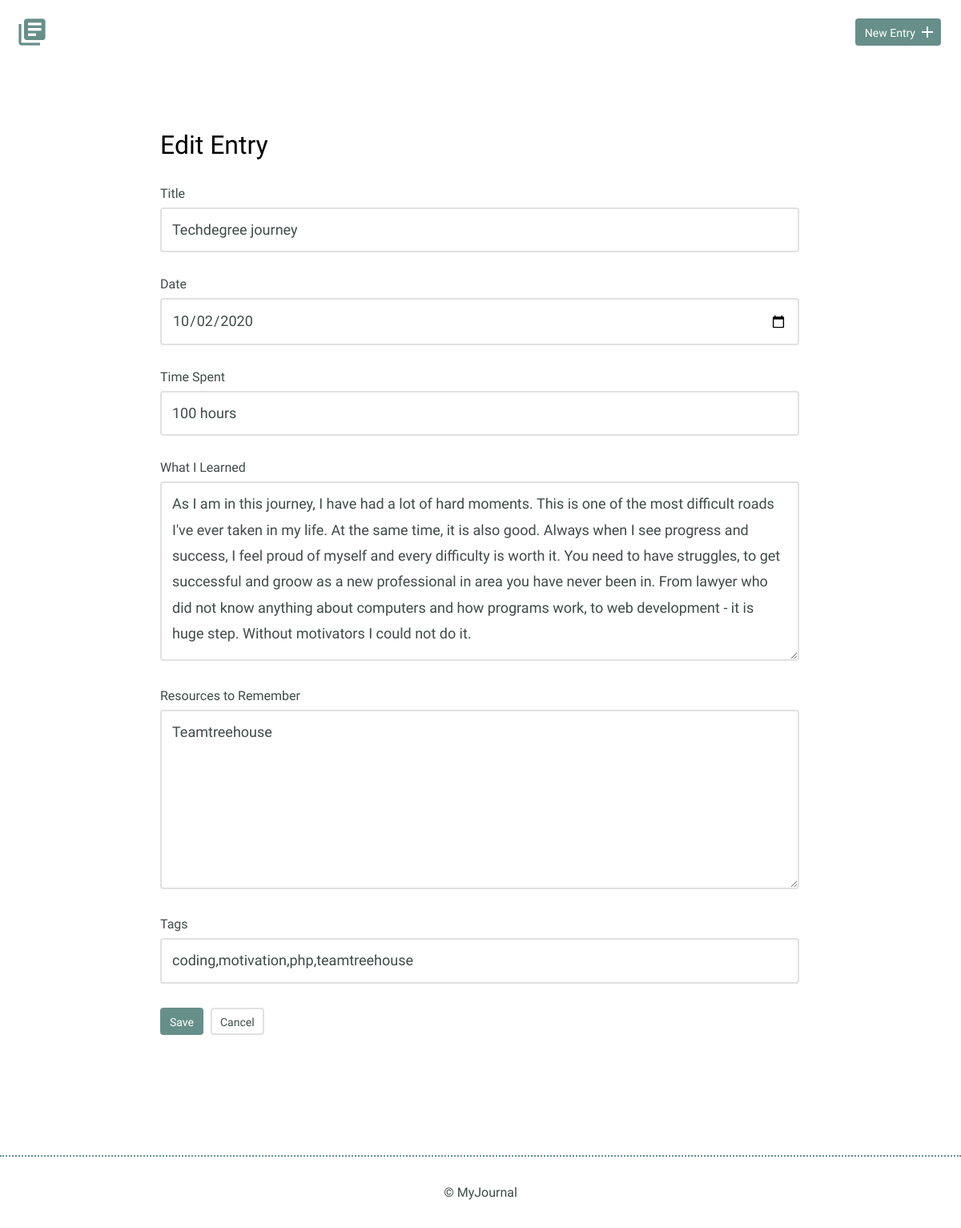
Page /edit.php?id=2 on the committed database.
### tables this page shows
CREATE TABLE "entries" (
	`id`	INTEGER,
	`title`	TEXT,
	`date`	TEXT,
	`time_spent`	INTEGER,
	`learned`	BLOB,
	`resources`	BLOB,
	PRIMARY KEY(`id`)
);

### inc/functions.php (called while the page is built, shortened)
<?php
function getEntry($id) {
      include 'connection.php';
      try {
        $stmt = $db->prepare('SELECT * FROM entries WHERE id = ?');
        $stmt->bindValue(1, $id, PDO::PARAM_INT);
        $stmt->execute();
      } catch (Exception $e) {
        echoError($e->getMessage());
        return false;
      }
      return $stmt->fetch(PDO::FETCH_ASSOC);
}
function getTagsForEntry($entryId) {
      include 'connection.php';
      try {
        $stmt = $db->prepare('SELECT * FROM entries_tags JOIN tags ON entries_tags.tag_id = tags.id WHERE entries_tags.entry_id = ?');
        $stmt->bindValue(1, $entryId, PDO::PARAM_INT);
        $stmt->execute();
      } catch (Exception $e) {
        echoError($e->getMessage());
        return false;
      }
      return $stmt->fetchAll(PDO::FETCH_ASSOC);
}

### edit.php (the view, shortened to what this page needs)
<?php
require 'inc/functions.php';
if (! empty($_GET['id'])) {
    $entry = getEntry(filter_input(INPUT_GET, 'id', FILTER_SANITIZE_NUMBER_INT));
}
require 'header.php'
?>
<section>
    <div class="container">
        <div class="edit-entry">
            <?php if (empty($entry)): ?>
                <p>Entry not found</p>
            <?php else: ?>
                <h2>Edit Entry</h2>
                <form action="edit.php" method="post">
                    <div>
                        <label for="title">Title</label>
                        <input id="title" type="text" name="title" value="<?= $entry['title'] ?>">
                    </div>
                    <div>
                        <label for="date">Date</label>
                        <input id="date" type="date" name="date" value="<?= $entry['date'] ?>">
                    </div>
                    <div>
                        <label for="time-spent">Time Spent</label>
                        <input id="time-spent" type="text" name="timeSpent" value="<?= $entry['time_spent'] ?>">
                    </div>
                    <div>
                        <label for="what-i-learned">What I Learned</label>
                        <textarea id="what-i-learned" rows="5" name="whatILearned"><?= $entry['learned'] ?></textarea>
                    </div>
                    <div>
                        <label for="resources-to-remember">Resources to Remember</label>
                        <textarea id="resources-to-remember" rows="5" name="resourcesToRemember"><?= $entry['resources'] ?></textarea>
                    </div>
                    <div>
                        <label for="tags">Tags</label>
                        <input id="tags" type="text" name="tags" value="<?= implode(',', array_column(getTagsForEntry($entry['id']), 'tag')); ?>">
                    </div>
                    <div>
                        <input type="submit" value="Save" class="button">
                        <a href="detail.php?id=<?= $entry['id'] ?>" class="button button-secondary">Cancel</a>
                    </div>
                </form>
            <?php endif; ?>
        </div>
    </div>
</section>
<?php require 'footer.php' ?>

### css/site.css (style rules this page uses)
body { font-size: 16px; color: #404a49; font-family: 'Cousine', serif; font-weight: 400; }
.container { margin: 0 auto; padding: 0 25px; }
.button { padding: 8px 10px 6px 10px; background: #678f89; border: 2px solid #678f89; border-radius: 4px; text-decoration: none; color: #FFF; position: relative; text-align: center; font-size: 14px; }
.button.button-secondary { background: #FFF; border: 2px solid #e1e1e1; color: #404a49; }
h1, h2, h3 { margin: 0; font-weight: 400; line-height: 1em; color: #000; }
h2 { font-size: 32px; }
.entry-list, .edit-entry, .new-entry { max-width: 800px; margin: 0 auto; padding: 70px 0 150px 0; }
.edit-entry h2, .new-entry h2 { margin-bottom: 35px; }
form label { display: block; margin-bottom: 8px; }
form input[type=text], form input[type=password], form input[type=date], form textarea { border: 2px solid #e1e1e1; font-size: 18px; line-height: 1.8em; padding:10px 13px; margin-bottom: 30px; border-radius: 4px; width: calc(100% - 32px); }
.edit-entry form textarea, .new-entry form textarea { min-height: 200px; }
input[type=submit] { margin-right: 5px; }

### rows in the picture
entries: title "Techdegree journey", date "10/02/2020", timeSpent "100 hours", whatILearned "As I am in this journey, I have had a lot of hard moments. This is one of the most difficult roads I've ever taken in my life. At the same time, it is also good. Always when I see progress and success, I feel proud of myself and every difficulty is worth it. You need to have struggles, to get successful and groow as a new professional in area you have never been in. From lawyer who did not know anything about computers and how programs work, to web development - it is huge step. Without motivators I could not do it.", resourcesToRemember "Teamtreehouse"
